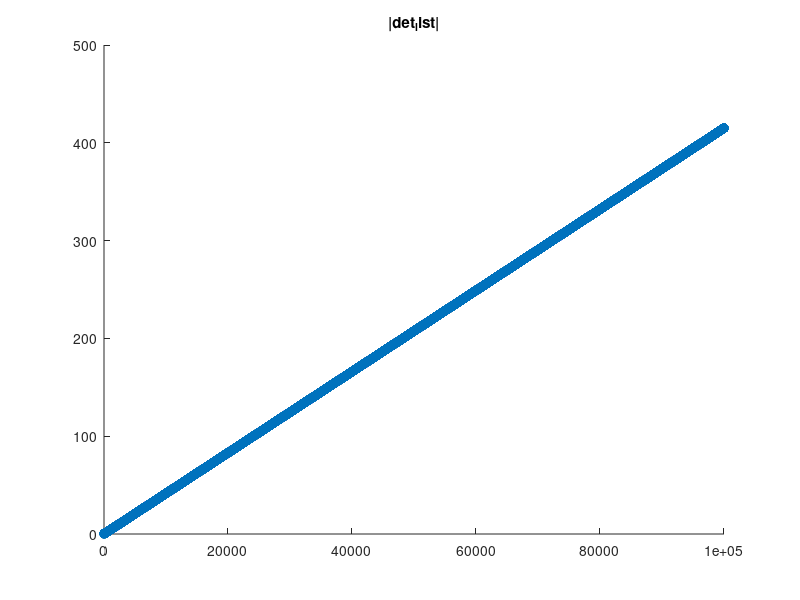
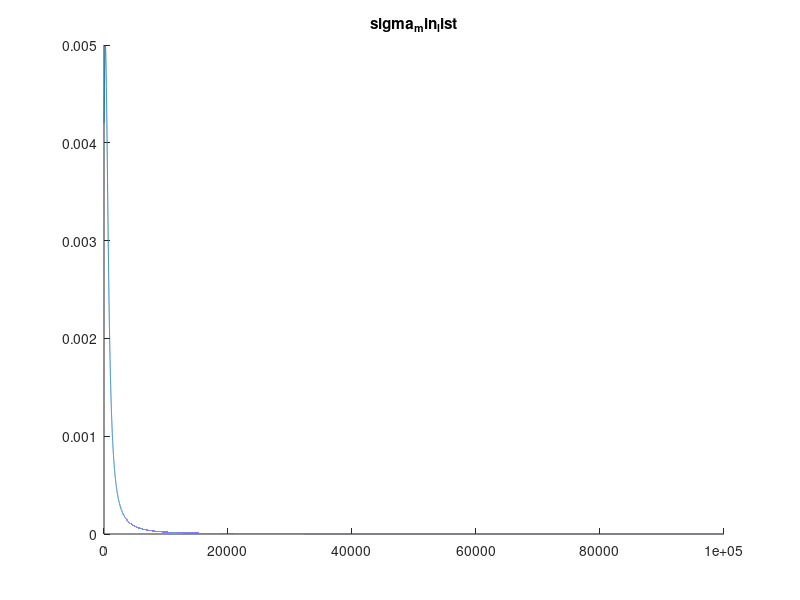

MATLAB code for these plots, in order:
clc; clear;

load ABK_list.mat;

A = A_list(:,:,4);
B = B_list(:,:,4);
Mat_solva = @(t) [A+1i*t*eye(4,4), B; C_1, zeros(2,2)];
N= 1e5;
sigma_min_list = zeros(1,N);
det_list = zeros(1,N);
k=1;
for t = linspace(0,1000, N)
    [~, Sigma, ~] = svd(Mat_solva(t));
    sigma_min_list(k) = Sigma(end,end);
    det_list(k) = det(Mat_solva(t));
    k = k+1;
end

figure(1)
hold on
title("|det_list|")
plot(abs(det_list), 'o');
hold off

figure(2)
hold on
title("sigma_min_list")
plot(sigma_min_list);
hold off